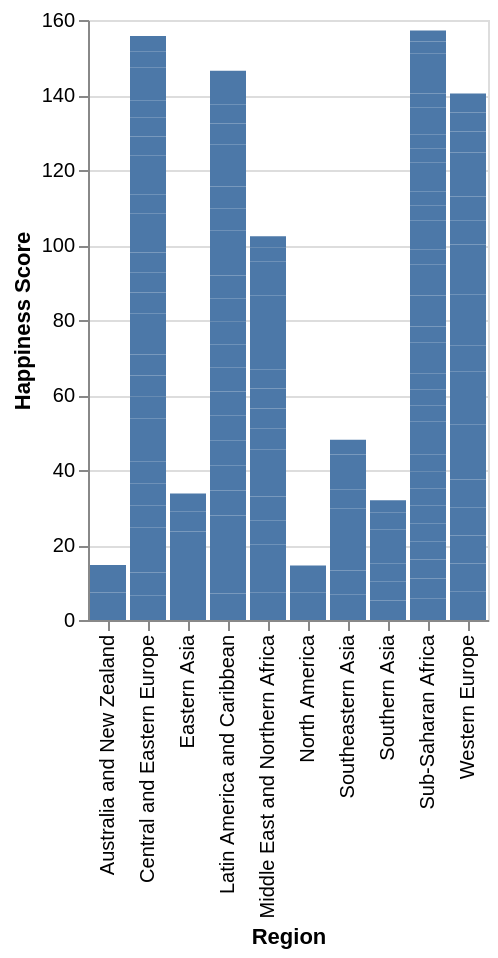

Here is the notebook cell this chart was saved with:
### Code cell
# Now let's visualize the data
import altair as alt

alt.Chart(data).mark_bar().encode(x="Region", y="Happiness Score")

### Figure 1 — Vega-Lite specification as saved in the notebook (floating-point values rounded to 4 significant figures; data arrays with more than 128 entries replaced by an {"elided": "..."} marker saying what was removed)
{"config": {"view": {"continuousWidth": 300, "continuousHeight": 300}}, "data": {"name": "data-5e601643f147ccceb8cef2df73f91dfd"}, "mark": {"type": "bar"}, "encoding": {"x": {"field": "Region", "type": "nominal"}, "y": {"field": "Happiness Score", "type": "quantitative"}}, "$schema": "https://vega.github.io/schema/vega-lite/v5.8.0.json", "datasets": {"data-5e601643f147ccceb8cef2df73f91dfd": {"elided": "157 records"}}}
